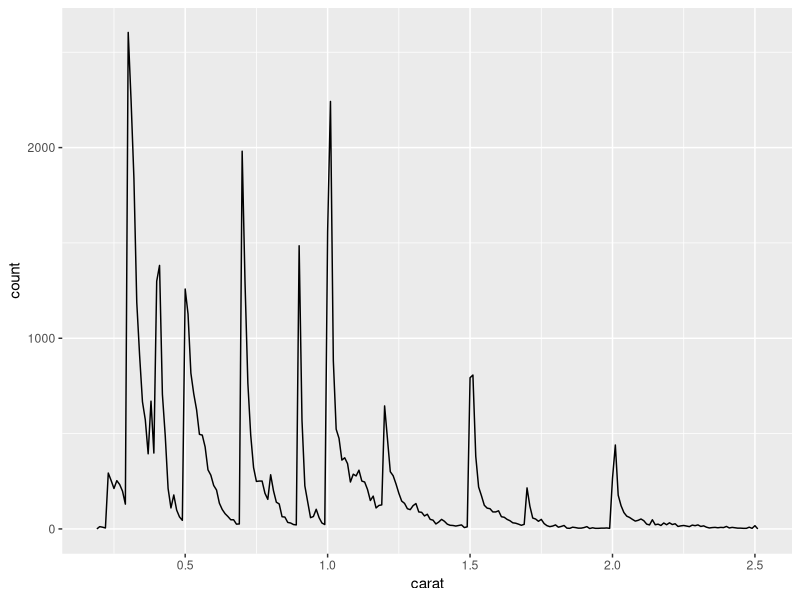
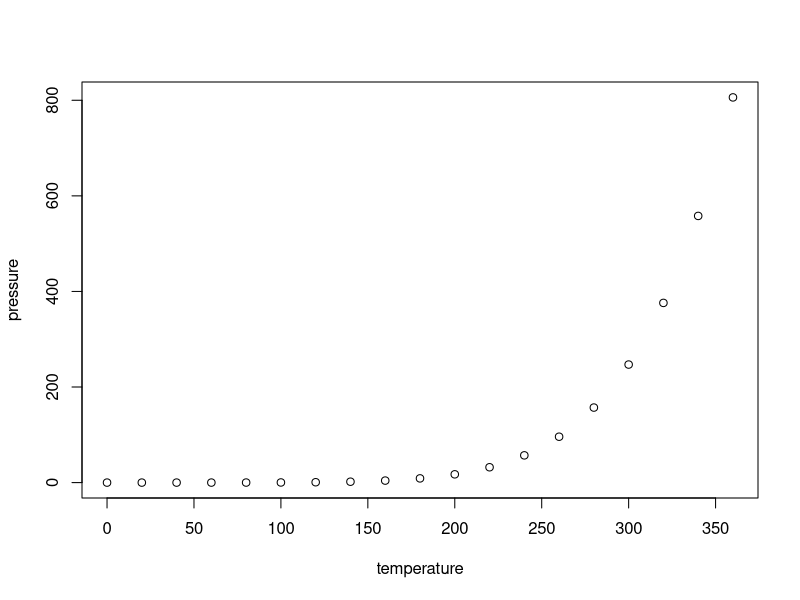

These charts were generated, in order, by the following R code:
## ---- chunk 1
library(ggplot2)
library(dplyr)

smaller <- diamonds %>% 
  filter(carat <= 2.5)
## ---- chunk 2
smaller %>% 
  ggplot(aes(carat)) + 
  geom_freqpoly(binwidth = 0.01)
## ---- chunk 3
plot(pressure)
